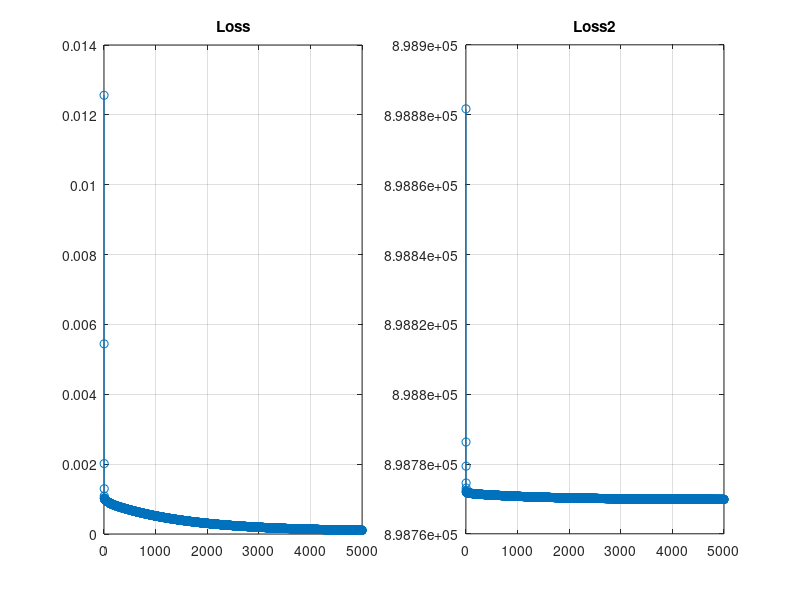
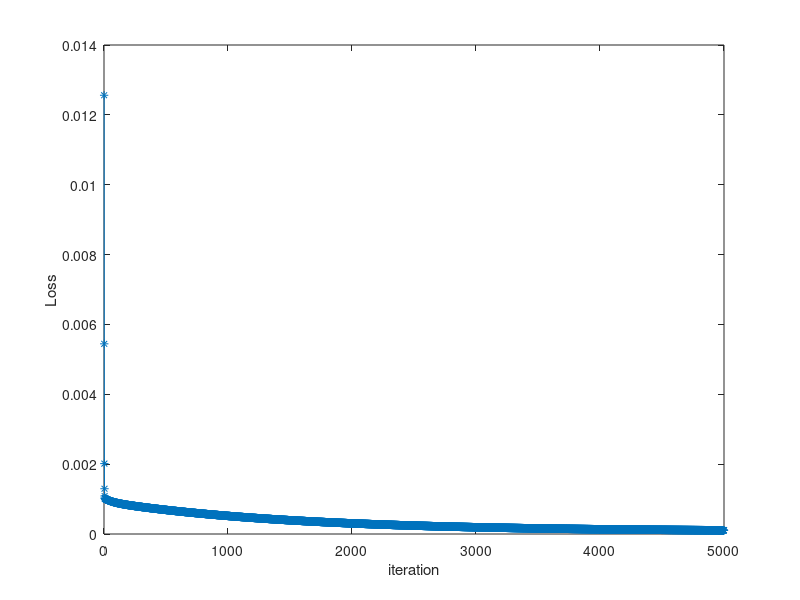
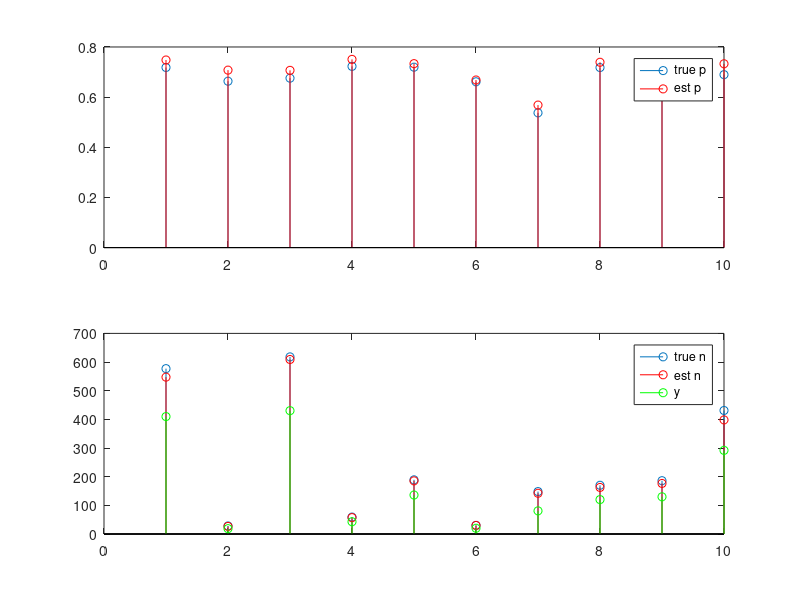

These charts were generated, in order, by the following MATLAB code:

close all;
clear all;

rng(2035);
%%
epoch = 1;
er_n = zeros(10,1);
er_p = zeros(10,1);
for n_thr = 1:1
err1 = zeros(epoch,1);
err2 = zeros(epoch,1);
for tt = 1:epoch
m = 10;

K = 3; 

A = rand(m,m) > 0.9; A = double((A+A')/2 > 0);

A = A - diag(diag(A));
D = sum(A,2);
L = diag(D) - A; 

t = 1;
while t == 1
p_var = 0.1; p_level = 0.7;
p = p_level + randn(m,1)*p_var; 
p(p>0.95) = 0.95; p(p<0.05) = 0.05;

% make p bounded between [p_min, p_max]
p_min = 0.05;
p_max = 0.95;
p = p_min+p*(p_max-p_min);
if  p'*L*p/m<0.001%0.31-0.01*n_thr
    t = 0;
end
%disp(['true p var = ' num2str(p'*L*p)])
end

%%
t = 1;
while t == 1
X = randn(m,K) + 2; my_beta = ones(K,1);
n = round(exp(X*my_beta));
%X = randn(m,K) + 5; my_beta = ones(K,1);
%n = round(X*my_beta + randn(m,1));
if all(n>=10)
    t = 0;
end
end
trial = 10;
%tic,
y = [];
for ii = 1:trial
    y = [y, binornd(n, p)];
end
y = mean(y,2);
%toc

%%
%lambda_1 = 0.2; 
lambda_1 = 0.01; 

lambda_2 = 0.9;
P = eye(m) - X*pinv(X'*X)*X';

det(inv(eye(m) + lambda_2*P)-(eye(m)+lambda_1*L));
%%
iter = 5000; %500; 
loss = zeros(iter,1);
loss2 = zeros(iter,1); %log domain in 1st term


% initial value
n_est = y; 

%p_est = ones(m,1)*p_level;
p_est = y./n_est;
%p_est = p_min + rand(m,1)*(p_max-p_min);


%% in (log n, log p) domain

v_max = 0;
u_min = 0;

u = log(n_est);
v = log(p_est);

logy = log(y);
u = logy - v;

% iterations
step = 4e-1; %1e-3; 
inner_iter = 1;


for ii = 1:iter
    
    for inter_ii = 1:inner_iter
        
        %dn1 = -2*(y-n_est.*p_est).*p_est ;
        
        %n_est = exp(u);
        du = 2*(-logy +(u + v)+lambda_2*P*u);
        
        u = u - step*du;
        u_min = 0;
        
        %u( u < u_min) =u_min;
        
        %n_est = n_est - step*(dn1+dn2);
        %n_est = n_est - step*(-2*(y-n_est.*p_est).*p_est + 2*lambda_2*P*n_est);
        
        
        %n_est(n_est<1) =1;
    end
    
    for inter_ii = 1:inner_iter
        
        %dp1 = -2*(y-n_est.*p_est).*n_est;
        dv = 2* (-logy +(u + v)+lambda_1*L*v);
        
        %n_est = exp(u);
        
        
        v = v - step*dv;
        
        %v(v>v_max) = v_max; 
        
        %p_est = p_est - step*( dp1 + dp2 );
        
        %p_est = p_est - step*( -2*(y-n_est.*p_est).*n_est + 2*lambda_1*L*p_est );
        %p_est(p_est>1) = 1; p_est(p_est<0) = 0;
        
        %p_est(p_est>p_max) = p_max; 
        %p_est(p_est<p_min) = p_min;
    end
    
    n_est = exp(u);
    p_est = exp(v);
    
    loss2(ii) = norm(y - n_est.*p_est).^2 + lambda_1*p'*L*p ...
        + lambda_2*norm(n-X*my_beta).^2;
    
    loss(ii) = norm(logy - (u+v)).^2 + lambda_1*v'*L*v ...
        + lambda_2*u'*P*u;
    
end
err1(tt)=sum(abs(n_est-n))/sum(n);
err2(tt)=sum(abs(p_est-p))/sum(p);
%if sum(abs(n_est-n))/sum(n)>0.5
%    break
%end
end
er_n(n_thr) = sum(err1)/epoch;
er_p(n_thr) = sum(err2)/epoch;
end

plot(er_n)
ylabel("relative l1 error of n")
xlabel("Upper bound of p^TLp")
%%
figure(1);clf; 
subplot(121);
plot(loss,'-o'); 
title('Loss'); grid on;
subplot(122);
plot(loss2,'-o'); 
title('Loss2'); grid on;

figure; plot(loss,'-*'); ylabel('Loss'); xlabel('iteration')

figure; subplot(2,1,1); stem(p); hold on; stem(p_est,'r'); legend('true p','est p')

subplot(2,1,2); stem(n); hold on; stem(n_est,'r');  stem(y,'g'); legend('true n','est n','y')

disp('n, y, n_est')
%[n y n_est]
% %%
% disp(' p, p_est')
% [p, p_est]
% 
% disp(' n, n_est')
% [n, n_est]

%return;
%


% %% in (n,p) domain
% 
% % iterations
% step = 0.01; 
% inner_iter = 7;
% 
% for ii = 1:iter
%     
%     for inter_ii = 1:inner_iter
%         dn1 = -2*(y-n_est.*p_est).*p_est ;
%         dn2 = 2*lambda_2*P*n_est;
%         n_est = n_est - step*(dn1+dn2);
%         %n_est = n_est - step*(-2*(y-n_est.*p_est).*p_est + 2*lambda_2*P*n_est);
%         
%         n_est(n_est<1) =1;
%     end
%     
%     for inter_ii = 1:inner_iter
%         
%         dp1 = -2*(y-n_est.*p_est).*n_est;
%         dp2 =  2*lambda_1*L*p_est;
%         p_est = p_est - step*( dp1 + dp2 );
%         
%         %p_est = p_est - step*( -2*(y-n_est.*p_est).*n_est + 2*lambda_1*L*p_est );
%         %p_est(p_est>1) = 1; p_est(p_est<0) = 0;
%         
%         p_est(p_est>p_max) = p_max; 
%         p_est(p_est<p_min) = p_min;
%     end
%     
%     loss(ii) = norm(y - n_est.*p_est).^2 + lambda_1*p_est'*L*p_est ...
%         + lambda_2*norm(n_est-X*my_beta).^2;
%     %loss(ii)
% end
% 
% %%
% figure; plot(loss,'-o'); title('Loss')
% 
% figure; subplot(2,1,1); stem(p); hold on; stem(p_est,'r'); legend('true p','est p')
% 
% subplot(2,1,2); stem(n); hold on; stem(n_est,'r');  stem(y,'g'); legend('true n','est n','y')
% 
% disp('n, y, n_est')
% [n y n_est]
